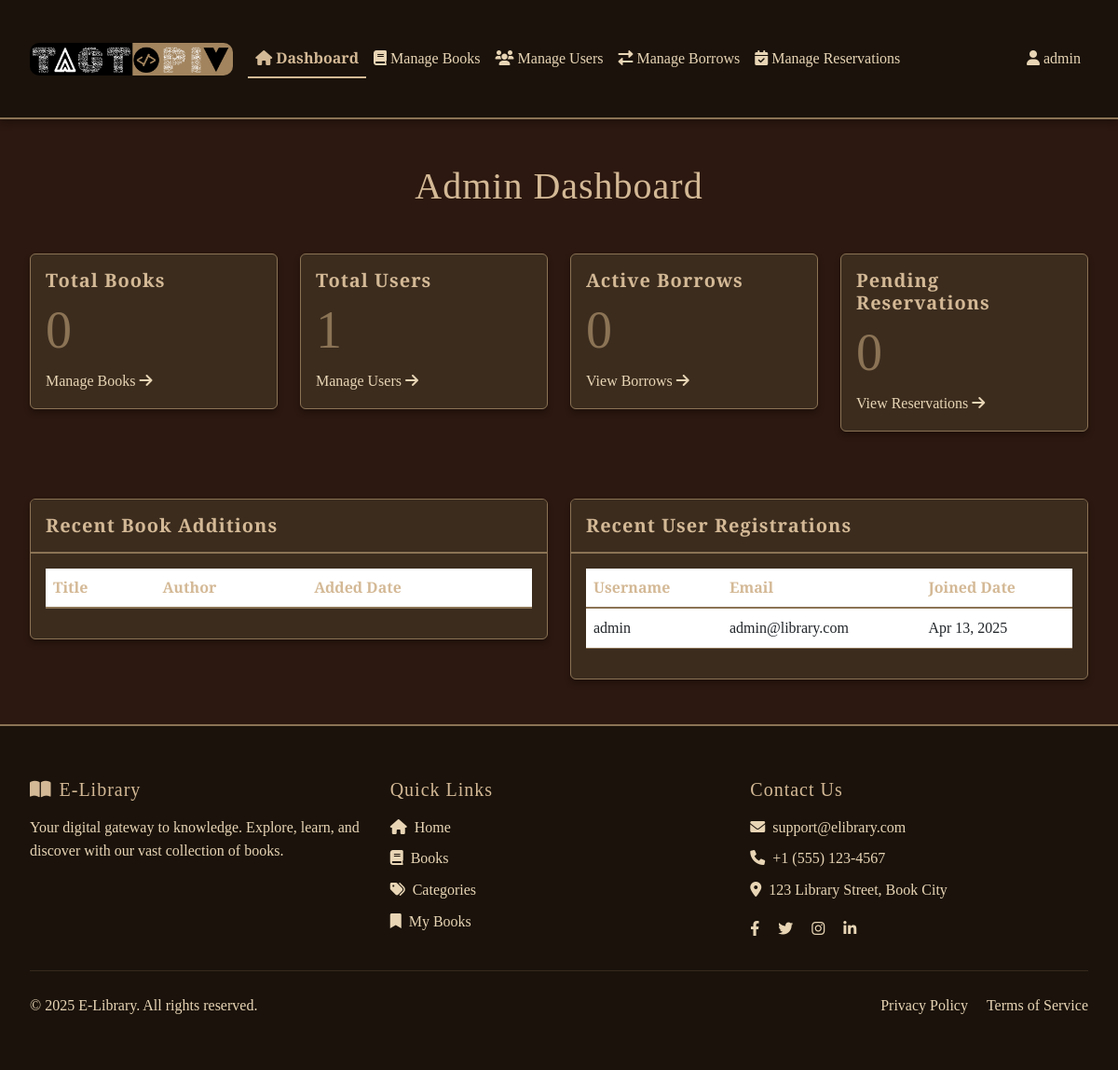
/index.php (signed in), run on the app's committed database.
### tables this page shows
CREATE TABLE IF NOT EXISTS users (
    id INT PRIMARY KEY AUTO_INCREMENT,
    username VARCHAR(50) UNIQUE NOT NULL,
    email VARCHAR(100) UNIQUE NOT NULL,
    password VARCHAR(255) NOT NULL,
    role ENUM('user', 'admin') DEFAULT 'user',
    status ENUM('active', 'inactive', 'suspended') DEFAULT 'active',
    last_login DATETIME,
    login_attempts INT DEFAULT 0,
    reset_token VARCHAR(255),
    reset_token_expiry DATETIME,
    created_at TIMESTAMP DEFAULT CURRENT_TIMESTAMP,
    updated_at TIMESTAMP DEFAULT CURRENT_TIMESTAMP ON UPDATE CURRENT_TIMESTAMP,
    INDEX idx_email (email),
    INDEX idx_username (username)
);

### index.php (the view, shortened to what this page needs)
<?php
require_once 'config/database.php';
$is_admin = isset($_SESSION['user_id']) && isset($_SESSION['role']) && $_SESSION['role'] === 'admin';
?>
<!DOCTYPE html>
<html lang="en">
<head>
    <link href="https://cdn.jsdelivr.net/npm/bootstrap@5.3.0/dist/css/bootstrap.min.css" rel="stylesheet">
    <link href="https://cdnjs.cloudflare.com/ajax/libs/font-awesome/6.0.0/css/all.min.css" rel="stylesheet">
    <link href="assets/css/dark-academia.css" rel="stylesheet">
</head>
<body>
    <?php if($is_admin): ?>
        <?php include 'includes/admin-navbar.php'; ?>
                    <?php else: ?>
        <?php include 'includes/navbar.php'; ?>
                    <?php endif; ?>
    <?php if($is_admin): ?>
        <div class="container py-5">
            <h1 class="text-center mb-5 animate-fade-in" style="font-family: 'Cormorant Garamond', serif; color: var(--light-accent);">Admin Dashboard</h1>
            <div class="row">
                <div class="col-md-3 mb-4">
                    <div class="card stats-card animate-fade-in">
                        <div class="card-body">
                            <h5 class="card-title">Total Books</h5>
                            <?php
                            $stmt = $pdo->query("SELECT COUNT(*) FROM books");
                            $total_books = $stmt->fetchColumn();
                            ?>
                            <h2 class="display-4"><?php echo $total_books; ?></h2>
                            <a href="admin/manage-books.php">Manage Books <i class="fas fa-arrow-right"></i></a>
                        </div>
                    </div>
                </div>
                <div class="col-md-3 mb-4">
                    <div class="card stats-card animate-fade-in" style="animation-delay: 0.1s;">
                        <div class="card-body">
                            <h5 class="card-title">Total Users</h5>
                            <?php
                            $stmt = $pdo->query("SELECT COUNT(*) FROM users");
                            $total_users = $stmt->fetchColumn();
                            ?>
                            <h2 class="display-4"><?php echo $total_users; ?></h2>
                            <a href="admin/manage-users.php">Manage Users <i class="fas fa-arrow-right"></i></a>
                        </div>
                    </div>
                </div>
                <div class="col-md-3 mb-4">
                    <div class="card stats-card animate-fade-in" style="animation-delay: 0.2s;">
                        <div class="card-body">
                            <h5 class="card-title">Active Borrows</h5>
                            <?php
                            $stmt = $pdo->query("SELECT COUNT(*) FROM book_borrows WHERE return_date IS NULL");
                            $active_borrows = $stmt->fetchColumn();
                            ?>
                            <h2 class="display-4"><?php echo $active_borrows; ?></h2>
                            <a href="admin/manage-borrows.php">View Borrows <i class="fas fa-arrow-right"></i></a>
                        </div>
                    </div>
                </div>
                <div class="col-md-3 mb-4">
                    <div class="card stats-card animate-fade-in" style="animation-delay: 0.3s;">
                        <div class="card-body">
                            <h5 class="card-title">Pending Reservations</h5>
                            <?php
                            $stmt = $pdo->query("SELECT COUNT(*) FROM book_reservations WHERE status = 'pending'");
                            $pending_reservations = $stmt->fetchColumn();
                            ?>
                            <h2 class="display-4"><?php echo $pending_reservations; ?></h2>
                            <a href="admin/manage-reservations.php">View Reservations <i class="fas fa-arrow-right"></i></a>
                        </div>
                    </div>
                </div>
            </div>
            <div class="row mt-5">
                <div class="col-md-6">
                    <div class="card animate-fade-in" style="animation-delay: 0.4s;">
                        <div class="card-header" style="background-color: var(--secondary-color); border-bottom: 2px solid var(--accent-color);">
                            <h5 class="card-title mb-0" style="font-family: 'Cormorant Garamond', serif; color: var(--light-accent);">Recent Book Additions</h5>
                        </div>
                        <div class="card-body">
                            <div class="table-responsive">
                                <table class="table">
                                    <thead>
                                        <tr>
                                            <th>Title</th>
                                            <th>Author</th>
                                            <th>Added Date</th>
                                        </tr>
                                    </thead>
                                </table>
                            </div>
                        </div>
                    </div>
                </div>
                <div class="col-md-6">
                    <div class="card animate-fade-in" style="animation-delay: 0.5s;">
                        <div class="card-header" style="background-color: var(--secondary-color); border-bottom: 2px solid var(--accent-color);">
                            <h5 class="card-title mb-0" style="font-family: 'Cormorant Garamond', serif; color: var(--light-accent);">Recent User Registrations</h5>
                        </div>
                        <div class="card-body">
                            <div class="table-responsive">
                                <table class="table">
                                    <thead>
                                        <tr>
                                            <th>Username</th>
                                            <th>Email</th>
                                            <th>Joined Date</th>
                                        </tr>
                                    </thead>
                                    <tbody>
                                        <?php
                                        $stmt = $pdo->query("SELECT * FROM users ORDER BY created_at DESC LIMIT 5");
                                        while($user = $stmt->fetch(PDO::FETCH_ASSOC)):
                                        ?>
                                        <tr class="animate-fade-in">
                                            <td><?php echo htmlspecialchars($user['username']); ?></td>
                                            <td><?php echo htmlspecialchars($user['email']); ?></td>
                                            <td><?php echo date('M d, Y', strtotime($user['created_at'])); ?></td>
                                        </tr>
                                        <?php endwhile; ?>
                                    </tbody>
                                </table>
                            </div>
                        </div>
                    </div>
                </div>
            </div>
        </div>
    <?php endif; ?>
    <?php include 'includes/footer.php'; ?>
</body>
</html>

### assets/css/dark-academia.css (style rules this page uses)
:root { --primary-color: #2C1810; --secondary-color: #3B2C1E; --accent-color: #8B7355; --text-color: #E8D5B5; --light-accent: #D4B996; --dark-accent: #1A120B; }
body { background-color: var(--primary-color); color: var(--text-color); font-family: 'Cormorant Garamond', serif; line-height: 1.6; }
.card { background-color: var(--secondary-color); border: 1px solid var(--accent-color); box-shadow: 0 4px 6px rgba(0, 0, 0, 0.3); transition: transform 0.3s ease, box-shadow 0.3s ease; }
.animate-fade-in { animation: fadeIn 0.8s ease-out; }
h1, h2, h3, h4, h5, h6 { font-family: 'Cormorant Garamond', serif; color: var(--light-accent); letter-spacing: 1px; }
a { color: var(--light-accent); text-decoration: none; transition: color 0.3s ease; }
.container { max-width: 1200px; margin: 0 auto; padding: 2rem; }
.card-header { background-color: var(--dark-accent); border-bottom: 1px solid var(--accent-color); padding: 1rem; }

### index.php (style rules this page uses)
.card-title { font-family: 'Cormorant Garamond', serif; font-weight: 600; color: var(--light-accent); }
.stats-card { transition: all 0.3s ease; border: 1px solid var(--accent-color); background-color: var(--secondary-color); }
.stats-card h5 { font-family: 'Cormorant Garamond', serif; font-weight: 600; color: var(--light-accent); }
.stats-card .display-4 { color: var(--accent-color); }
.stats-card a { color: var(--text-color); text-decoration: none; transition: color 0.3s ease; }
.table { color: var(--text-color); }
.table thead th { color: var(--light-accent); font-family: 'Cormorant Garamond', serif; font-weight: 600; border-bottom: 2px solid var(--accent-color); }
.table tbody tr { border-bottom: 1px solid var(--accent-color); }

### data on the page
users: username "admin", email "admin@library.com", created_at "Apr 13, 2025"

### other printed values
$_SESSION['username'] "admin"
$total_books "0"
$total_users "1"
$active_borrows "0"
$pending_reservations "0"
